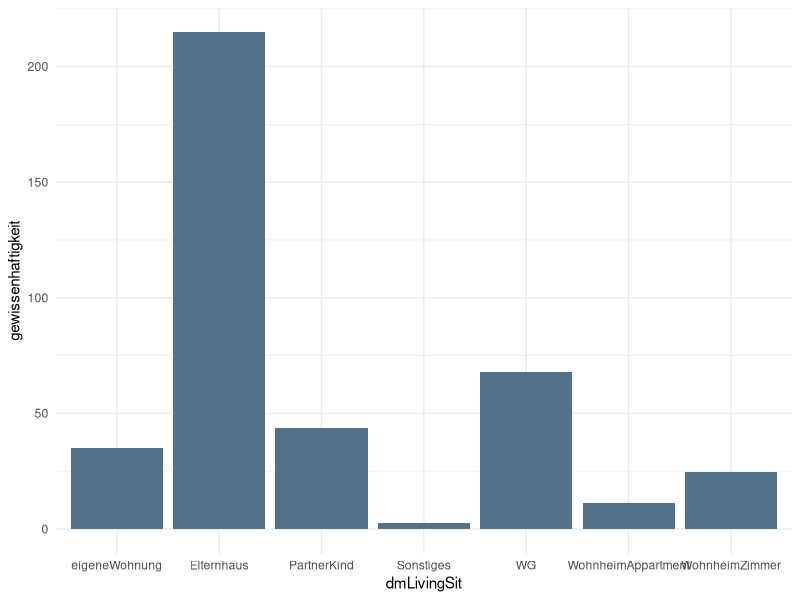
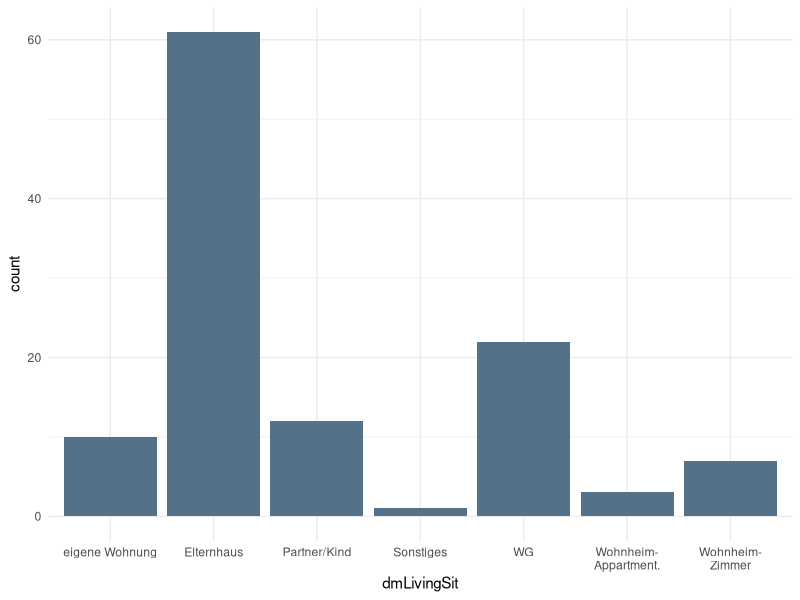
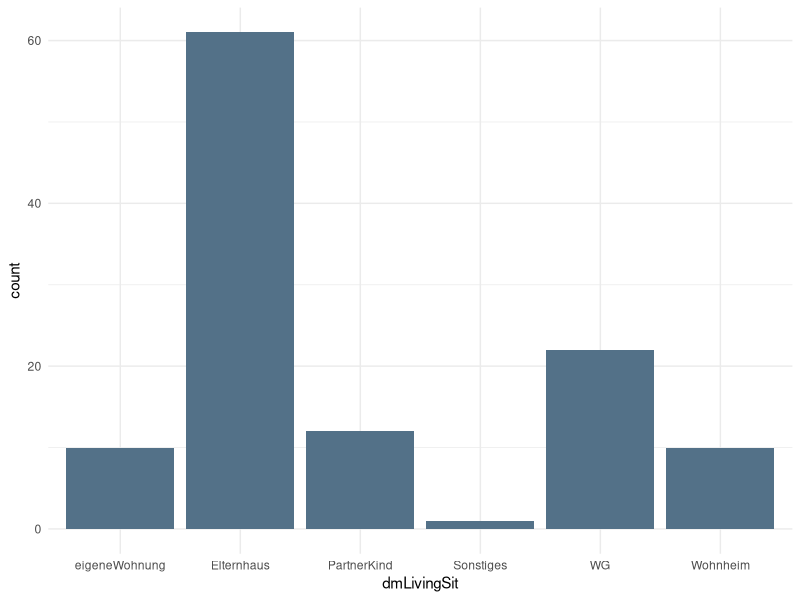
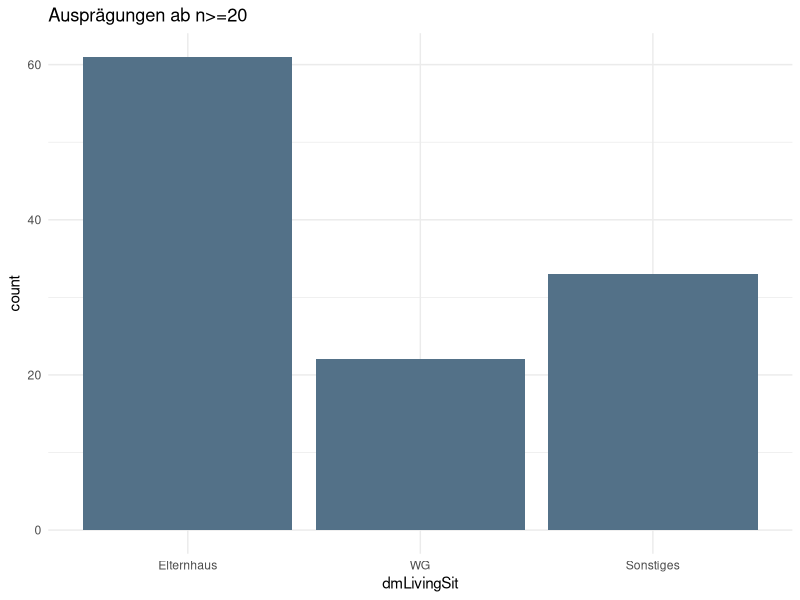
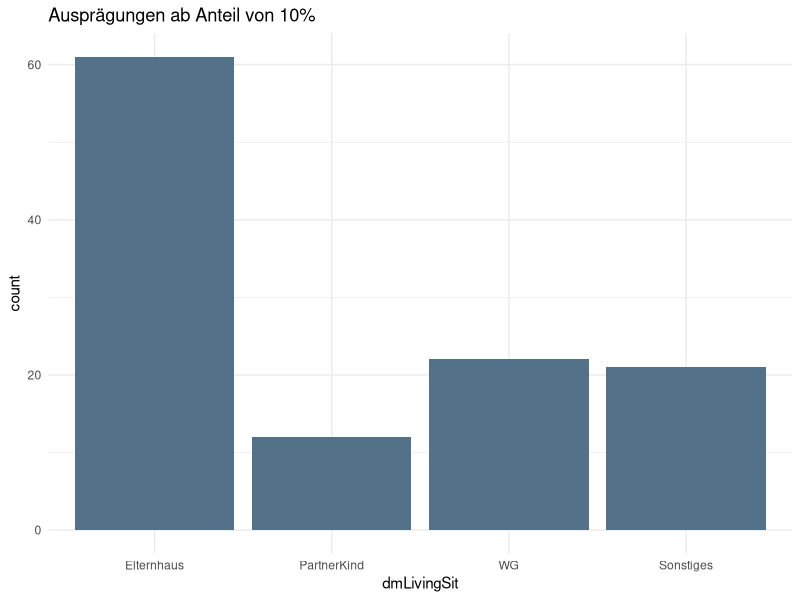
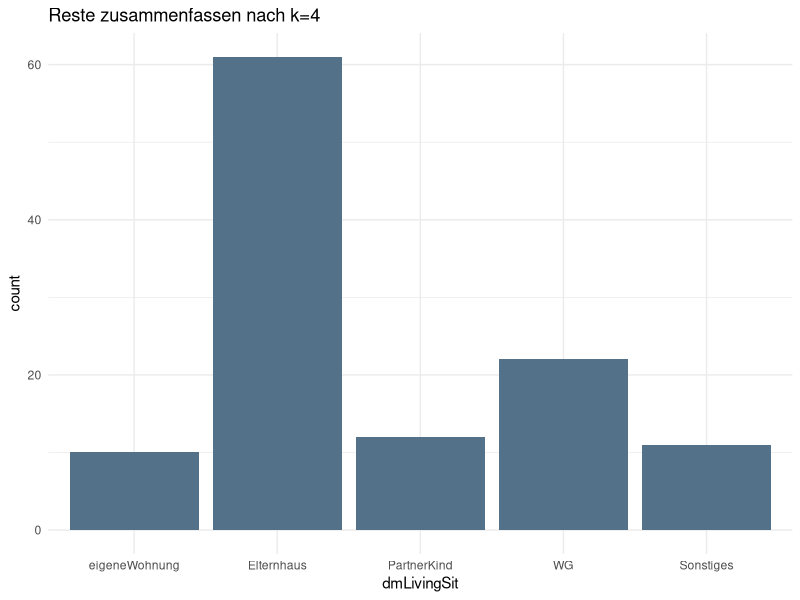
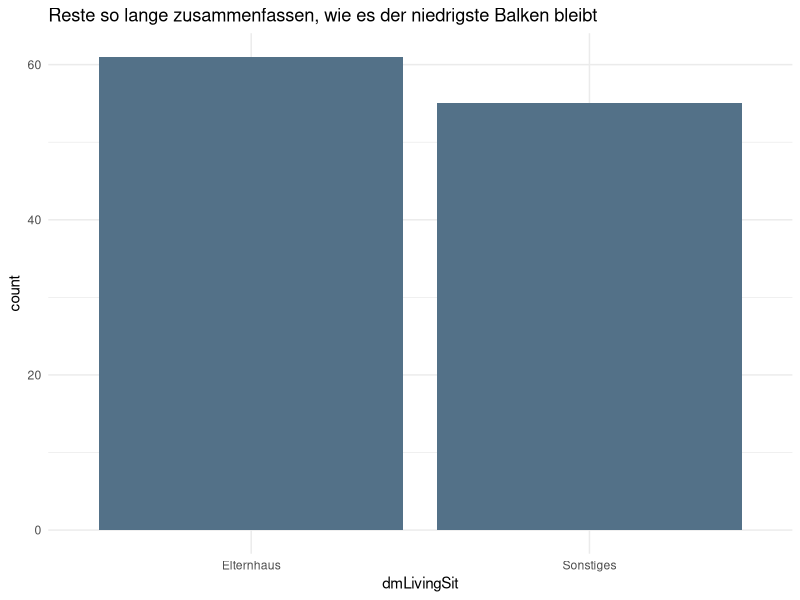
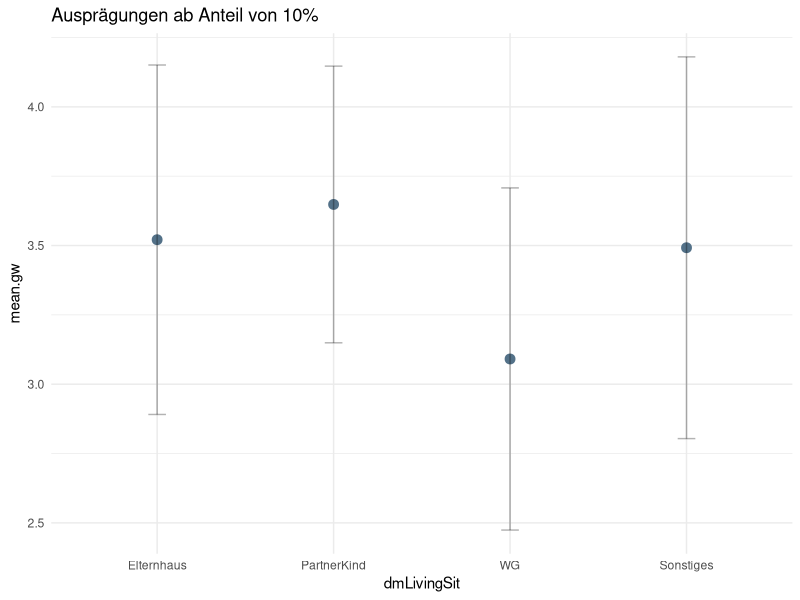

Write the R code that produced these figures, in order.
## ---- chunk 1
library(tidyverse)

dataset <- read.csv("dataset_srl_challenges_wrangled.csv")
## ---- chunk 2
dataset %>% 
  ggplot()+
  geom_col(aes(dmLivingSit, gewissenhaftigkeit), fill = "#537188")+
  theme_minimal()
## ---- chunk 3
# Welche Stufen gibt es noch mal?
levels(factor(dataset$dmLivingSit))

# Plot mit ordentlich benannten Faktorstufen
dataset %>% 
  mutate(dmLivingSit = fct_recode(dmLivingSit,
                                   "eigene Wohnung" = "eigeneWohnung",
                                   "Partner/Kind" = "PartnerKind",
                                   "Wohnheim-\nAppartment." = "WohnheimAppartment",
                                   "Wohnheim-\nZimmer" = "WohnheimZimmer")) %>% 
  ggplot+
  geom_bar(aes(dmLivingSit), fill = "#537188")+
  theme_minimal()
## ---- chunk 4
dataset %>% 
  mutate(dmLivingSit = fct_collapse(dmLivingSit,
                                    Wohnheim = c("WohnheimAppartment", "WohnheimZimmer"))) %>% 
  ggplot+
  geom_bar(aes(dmLivingSit), fill = "#537188")+
  theme_minimal()
## ---- chunk 5
summary(factor(dataset$dmLivingSit))


dataset %>% 
  mutate(dmLivingSit = fct_lump_min(dmLivingSit, min = 20, other_level= "Sonstiges")) %>% 
  ggplot+
  geom_bar(aes(dmLivingSit), fill = "#537188")+
  theme_minimal()+
  ggtitle("Ausprägungen ab n>=20")
## ---- chunk 6
dataset %>% 
  mutate(dmLivingSit = fct_lump_prop(dmLivingSit, prop = 0.1, other_level= "Sonstiges")) %>% 
  ggplot+
  geom_bar(aes(dmLivingSit), fill = "#537188")+
  theme_minimal()+
  ggtitle("Ausprägungen ab Anteil von 10%")

## ---- chunk 7
dataset %>% 
  mutate(dmLivingSit = fct_lump_n(dmLivingSit, n = 4, other_level= "Sonstiges")) %>% 
  ggplot+
  geom_bar(aes(dmLivingSit), fill = "#537188")+
  theme_minimal()+
  ggtitle("Reste zusammenfassen nach k=4")
## ---- chunk 8
dataset %>% 
  mutate(dmLivingSit = fct_lump_lowfreq(dmLivingSit, other_level= "Sonstiges")) %>% 
  ggplot+
  geom_bar(aes(dmLivingSit), fill = "#537188")+
  theme_minimal()+
  ggtitle("Reste so lange zusammenfassen, wie es der niedrigste Balken bleibt")
## ---- chunk 9
dataset %>% 
  mutate(dmLivingSit = fct_lump_prop(dmLivingSit, prop = 0.1, other_level= "Sonstiges")) %>% 
  group_by(dmLivingSit) %>% 
  summarize(mean.gw = mean(gewissenhaftigkeit),
            sd.gw = sd(gewissenhaftigkeit)) %>% 
  ggplot(aes(dmLivingSit, mean.gw))+
  geom_point(color = "#537188", size=3)+
  geom_errorbar(aes(ymin=mean.gw-sd.gw, ymax=mean.gw+sd.gw), width=0.1, alpha=0.3)+
  theme_minimal()+
  ggtitle("Ausprägungen ab Anteil von 10%")
## ---- chunk 10
dataset %>% 
  mutate(dmLivingSit = fct_infreq(dmLivingSit)) %>% 
  ggplot+
  geom_bar(aes(dmLivingSit), fill = "#537188")+
  theme_minimal()+
  ggtitle("Sortierung nach Höhe, absteigend")
## ---- chunk 11
dataset %>% 
  mutate(dmLivingSit = fct_rev(fct_infreq(dmLivingSit))) %>% 
  ggplot+
  geom_bar(aes(dmLivingSit), fill = "#537188")+
  theme_minimal()+
  ggtitle("Sortierung nach Höhe, aufsteigend")
## ---- chunk 12
dataset %>% 
  mutate(dmLivingSit = fct_relevel(dmLivingSit, "Sonstiges", after=Inf)) %>% 
  ggplot+
  geom_bar(aes(dmLivingSit), fill = "#537188")+
  theme_minimal()+
  ggtitle("Sonstiges am Ende platziert")
## ---- chunk 13
dataset %>% 
  group_by(dmLivingSit) %>% 
  summarize(mean.gw = mean(gewissenhaftigkeit),
            sd.gw = sd(gewissenhaftigkeit)) %>% 
  ggplot(aes(x=fct_rev(fct_reorder(dmLivingSit, mean.gw)), mean.gw))+
  geom_point(color = "#537188", size=3)+
  geom_errorbar(aes(ymin=mean.gw-sd.gw, ymax=mean.gw+sd.gw), width=0.1, alpha=0.3)+
  theme_minimal()+
  ggtitle("Sortierung in Abhängigkeit von Gewissenhaftigkeit")
